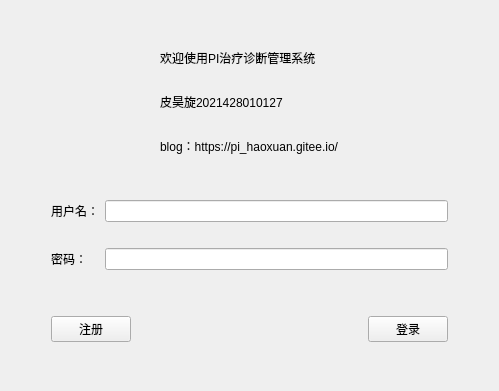
<?xml version="1.0" encoding="UTF-8"?>
<ui version="4.0">
 <class>LoginView</class>
 <widget class="QWidget" name="LoginView">
  <property name="geometry">
   <rect>
    <x>0</x>
    <y>0</y>
    <width>499</width>
    <height>391</height>
   </rect>
  </property>
  <property name="windowTitle">
   <string>登录</string>
  </property>
  <layout class="QVBoxLayout" name="verticalLayout_3">
   <item>
    <spacer name="verticalSpacer_3">
     <property name="orientation">
      <enum>Qt::Orientation::Vertical</enum>
     </property>
     <property name="sizeHint" stdset="0">
      <size>
       <width>20</width>
       <height>35</height>
      </size>
     </property>
    </spacer>
   </item>
   <item>
    <layout class="QHBoxLayout" name="horizontalLayout_2">
     <item>
      <spacer name="horizontalSpacer_3">
       <property name="orientation">
        <enum>Qt::Orientation::Horizontal</enum>
       </property>
       <property name="sizeHint" stdset="0">
        <size>
         <width>40</width>
         <height>20</height>
        </size>
       </property>
      </spacer>
     </item>
     <item>
      <layout class="QVBoxLayout" name="verticalLayout_2">
       <item>
        <widget class="QLabel" name="labelWelcome">
         <property name="text">
          <string>欢迎使用PI治疗诊断管理系统</string>
         </property>
        </widget>
       </item>
       <item>
        <spacer name="verticalSpacer_6">
         <property name="orientation">
          <enum>Qt::Orientation::Vertical</enum>
         </property>
         <property name="sizeType">
          <enum>QSizePolicy::Policy::Preferred</enum>
         </property>
         <property name="sizeHint" stdset="0">
          <size>
           <width>20</width>
           <height>20</height>
          </size>
         </property>
        </spacer>
       </item>
       <item>
        <widget class="QLabel" name="label">
         <property name="text">
          <string>皮昊旋2021428010127</string>
         </property>
        </widget>
       </item>
       <item>
        <spacer name="verticalSpacer_7">
         <property name="orientation">
          <enum>Qt::Orientation::Vertical</enum>
         </property>
         <property name="sizeType">
          <enum>QSizePolicy::Policy::Preferred</enum>
         </property>
         <property name="sizeHint" stdset="0">
          <size>
           <width>20</width>
           <height>20</height>
          </size>
         </property>
        </spacer>
       </item>
       <item>
        <widget class="QLabel" name="label_4">
         <property name="text">
          <string>blog：https://pi_haoxuan.gitee.io/</string>
         </property>
        </widget>
       </item>
      </layout>
     </item>
     <item>
      <spacer name="horizontalSpacer_4">
       <property name="orientation">
        <enum>Qt::Orientation::Horizontal</enum>
       </property>
       <property name="sizeHint" stdset="0">
        <size>
         <width>40</width>
         <height>20</height>
        </size>
       </property>
      </spacer>
     </item>
    </layout>
   </item>
   <item>
    <spacer name="verticalSpacer_4">
     <property name="orientation">
      <enum>Qt::Orientation::Vertical</enum>
     </property>
     <property name="sizeHint" stdset="0">
      <size>
       <width>20</width>
       <height>36</height>
      </size>
     </property>
    </spacer>
   </item>
   <item>
    <layout class="QHBoxLayout" name="horizontalLayout_3">
     <item>
      <spacer name="horizontalSpacer">
       <property name="orientation">
        <enum>Qt::Orientation::Horizontal</enum>
       </property>
       <property name="sizeType">
        <enum>QSizePolicy::Policy::Fixed</enum>
       </property>
       <property name="sizeHint" stdset="0">
        <size>
         <width>40</width>
         <height>20</height>
        </size>
       </property>
      </spacer>
     </item>
     <item>
      <layout class="QVBoxLayout" name="verticalLayout">
       <item>
        <layout class="QGridLayout" name="gridLayout">
         <item row="3" column="1">
          <widget class="QLineEdit" name="lineEditPwd">
           <property name="text">
            <string/>
           </property>
           <property name="echoMode">
            <enum>QLineEdit::EchoMode::Password</enum>
           </property>
          </widget>
         </item>
         <item row="0" column="0">
          <widget class="QLabel" name="label_2">
           <property name="text">
            <string>用户名：</string>
           </property>
          </widget>
         </item>
         <item row="2" column="0">
          <spacer name="verticalSpacer">
           <property name="orientation">
            <enum>Qt::Orientation::Vertical</enum>
           </property>
           <property name="sizeType">
            <enum>QSizePolicy::Policy::Preferred</enum>
           </property>
           <property name="sizeHint" stdset="0">
            <size>
             <width>20</width>
             <height>20</height>
            </size>
           </property>
          </spacer>
         </item>
         <item row="3" column="0">
          <widget class="QLabel" name="label_3">
           <property name="text">
            <string>密码：</string>
           </property>
          </widget>
         </item>
         <item row="0" column="1">
          <widget class="QLineEdit" name="lineEditUserName"/>
         </item>
        </layout>
       </item>
       <item>
        <spacer name="verticalSpacer_2">
         <property name="orientation">
          <enum>Qt::Orientation::Vertical</enum>
         </property>
         <property name="sizeType">
          <enum>QSizePolicy::Policy::Fixed</enum>
         </property>
         <property name="sizeHint" stdset="0">
          <size>
           <width>20</width>
           <height>40</height>
          </size>
         </property>
        </spacer>
       </item>
       <item>
        <layout class="QHBoxLayout" name="horizontalLayout">
         <item>
          <widget class="QPushButton" name="btnRegister">
           <property name="text">
            <string>注册</string>
           </property>
          </widget>
         </item>
         <item>
          <spacer name="horizontalSpacer_5">
           <property name="orientation">
            <enum>Qt::Orientation::Horizontal</enum>
           </property>
           <property name="sizeHint" stdset="0">
            <size>
             <width>40</width>
             <height>20</height>
            </size>
           </property>
          </spacer>
         </item>
         <item>
          <widget class="QPushButton" name="btnLogin">
           <property name="text">
            <string>登录</string>
           </property>
          </widget>
         </item>
        </layout>
       </item>
      </layout>
     </item>
     <item>
      <spacer name="horizontalSpacer_2">
       <property name="orientation">
        <enum>Qt::Orientation::Horizontal</enum>
       </property>
       <property name="sizeType">
        <enum>QSizePolicy::Policy::Fixed</enum>
       </property>
       <property name="sizeHint" stdset="0">
        <size>
         <width>40</width>
         <height>20</height>
        </size>
       </property>
      </spacer>
     </item>
    </layout>
   </item>
   <item>
    <spacer name="verticalSpacer_5">
     <property name="orientation">
      <enum>Qt::Orientation::Vertical</enum>
     </property>
     <property name="sizeHint" stdset="0">
      <size>
       <width>20</width>
       <height>35</height>
      </size>
     </property>
    </spacer>
   </item>
  </layout>
 </widget>
 <resources/>
 <connections/>
</ui>
